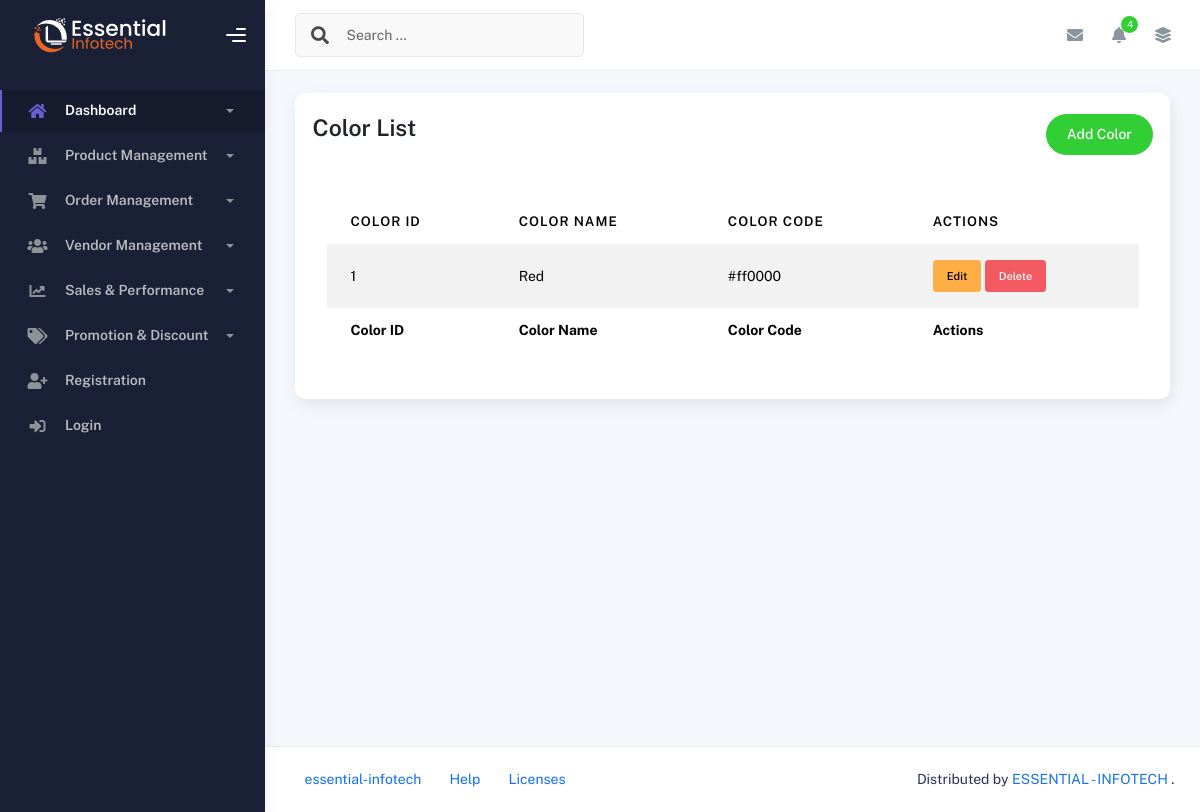
Before: /product-management/color/list/ with the older database file.
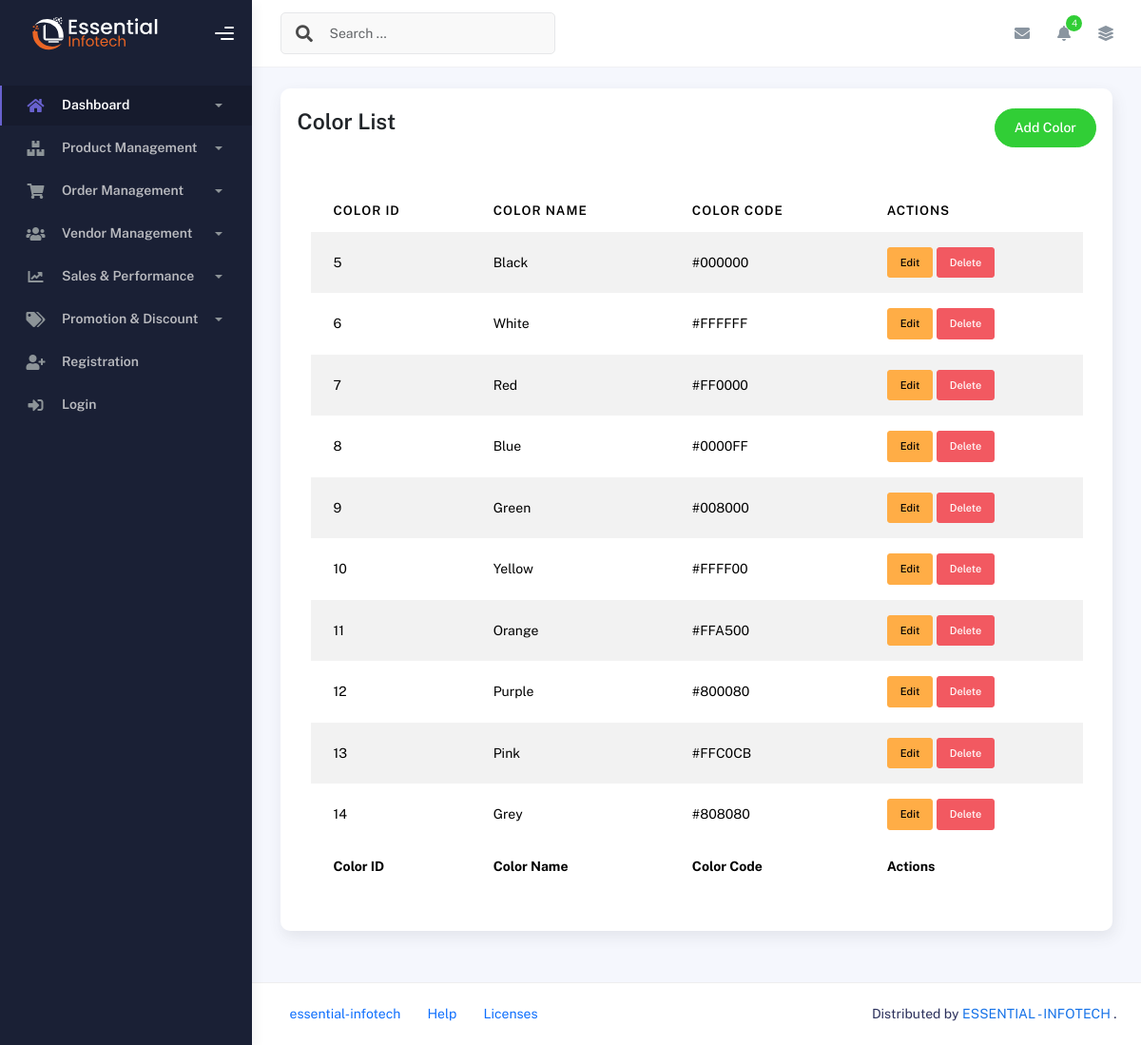
After: the same page with the newer database file.
### product_management/models.py (models this page shows, shortened)
class Color(models.Model):
    color_name = models.CharField(max_length=255)
    color_code = models.CharField(max_length=7)  # e.g., '#FFFFFF'
    created_at = models.DateTimeField(auto_now_add=True)
    updated_at = models.DateTimeField(auto_now=True)

### product_management/views.py (the view)
# urls.py: path('color/list/', color_list, name='color-list'),
def color_list(request):
    color = Color.objects.all()
    return render(request, 'product_management/color.html', {'color': color})

### templates/product_management/color.html (shortened to what this page needs)
{% extends 'base.html' %}
{% block content %}
    <div class="container">
        <div class="page-inner">
            <div class="row">
                <div class="col-md-12">
                    <div class="card p-3">
                        <div class="page-header d-flex justify-content-between p-1">
                            <h3 class="fw-bold mb-3">Color List</h3>
                            <a href="{% url 'color-form' %}" class="btn btn-success btn-round ms-auto text-white" style="text-decoration: none;">
                                Add Color
                            </a>
                        </div>
                        <div class="card-body">
                            <div class="table-responsive">
                                <table id="multi-filter-select" class="display table table-striped table-hover">
                                    <thead>
                                        <tr>
                                            <th>Color ID</th>
                                            <th>Color Name</th>
                                            <th>Color Code</th>
                                            <th>Actions</th>
                                        </tr>
                                    </thead>
                                    <tfoot>
                                        <tr>
                                            <th>Color ID</th>
                                            <th>Color Name</th>
                                            <th>Color Code</th>
                                            <th>Actions</th>
                                        </tr>
                                    </tfoot>
                                    <tbody>
                                        {% for color in color %}
                                        <tr>
                                            <td>{{ color.id }}</td>
                                            <td>{{ color.color_name }}</td>
                                            <td>{{ color.color_code }}</td>
                                            <td>
                                                <a href="{% url 'color-edit' color.pk %}" class="btn btn-warning btn-sm">Edit</a>
                                                <form method="POST" action="{% url 'color-delete' color.pk %}" style="display:inline;" onsubmit="return confirm('Are you sure you want to delete this banner?');" >
                                                    <button type="submit" class="btn btn-danger btn-sm">Delete</button>
                                                </form>
                                            </td>
                                        </tr>
                                        {% empty %}
                                        <tr>
                                            <td colspan="4">No colors found.</td>
                                        </tr>
                                        {% endfor %}
                                    </tbody>
                                </table>
                            </div>
                        </div>
                    </div>
                </div>
            </div>
        </div>
    </div>
{% endblock %}

Changed rows visible on the page:
removed Color: id "1", color_name "Red", color_code "#ff0000"
added Color: id "5", color_name "Black", color_code "#000000"
added Color: id "6", color_name "White", color_code "#FFFFFF"
added Color: id "7", color_name "Red", color_code "#FF0000"
added Color: id "8", color_name "Blue", color_code "#0000FF"
added Color: id "9", color_name "Green", color_code "#008000"
added Color: id "10", color_name "Yellow", color_code "#FFFF00"
added Color: id "11", color_name "Orange", color_code "#FFA500"
added Color: id "12", color_name "Purple", color_code "#800080"
added Color: id "13", color_name "Pink", color_code "#FFC0CB"
added Color: id "14", color_name "Grey", color_code "#808080"
